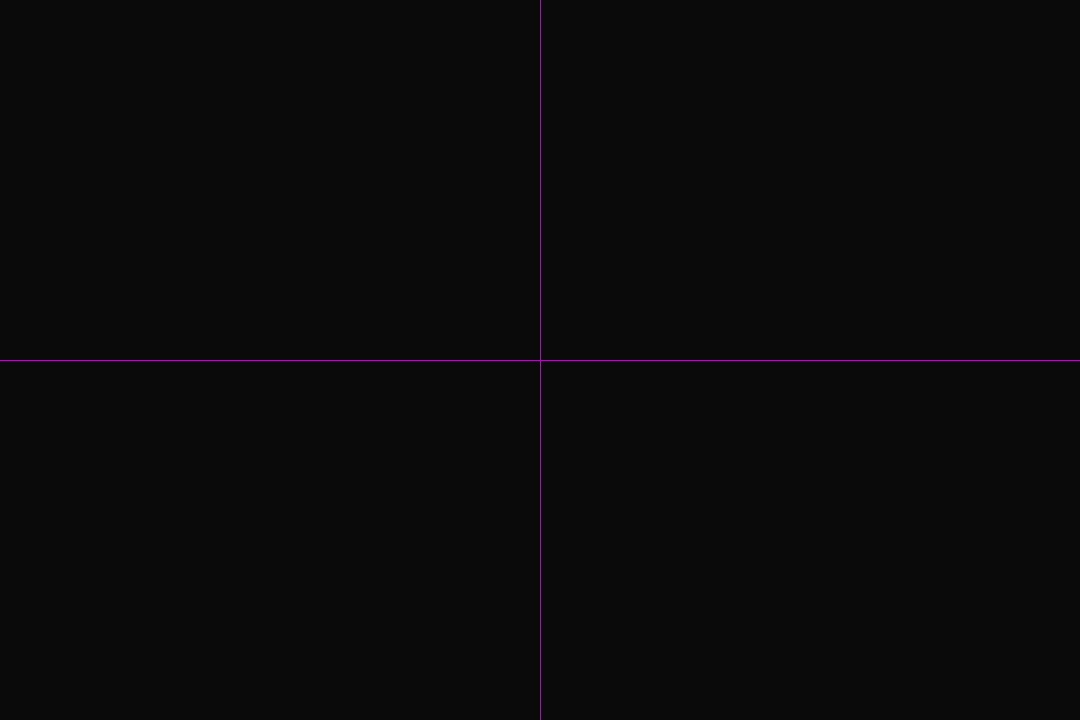
Frame 1 (no input)
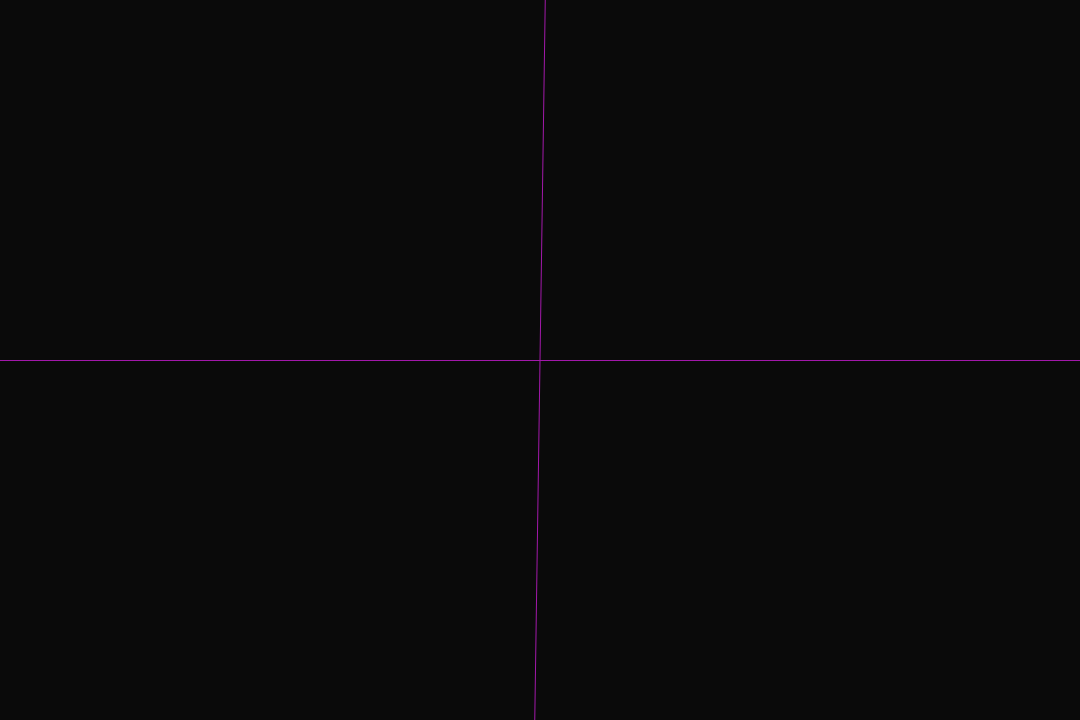
Frame 60 (the mouse pressed at the canvas centre just before this capture)
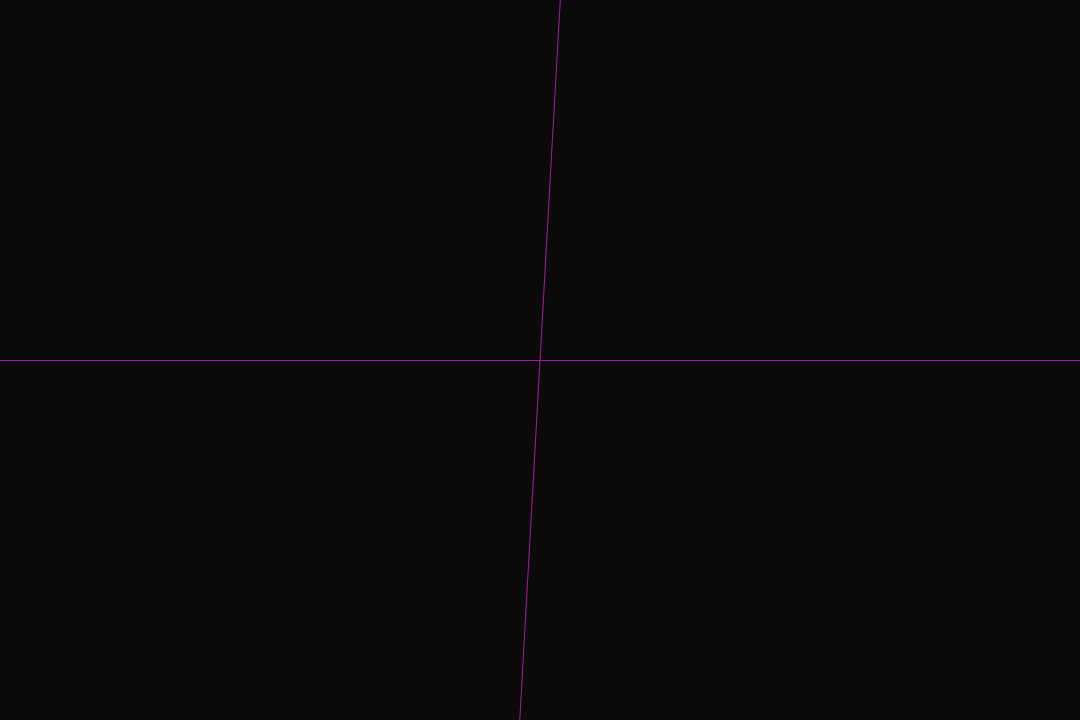
Frame 120 (the mouse held since frame 60 and released just before this capture)

The Processing sketch that drew these frames (run headless with seeded random() and noise(); from frame 60 on, the mouse is pressed at the canvas centre):

// Processing sketch: coordinates
// ── coordinates.pde
float time;
float dt = 0.001;
OrthogonalShearScaleDecomposition qrs;

void setup() {
  size(1080,720);
  time = 0;
  vectorsandmatrix();
  qrs = new OrthogonalShearScaleDecomposition(transform);
}

void draw() {
  background(backgroundColor);
  translate(width/2, height/2);
 
  scale(1,-1);
  transform(time);
  displayAxis();
  time = time + dt;
  if (time > 2) {
   time = 0; 
  }
}

void displayAxis() {
  stroke(purple);
  fill(white);
  displayXYGraph("", "", width, height);
}

void transform(float t) {
  if (t <= 0) {
       return;
     }
     else if (t <= 1.0/3.0) {
       shearX(qrs.shearAngle*interpolationFunction(3*t));
     } else if (t <= 2.0/3.0 ) {
       shearX(qrs.shearAngle);
       float it = interpolationFunction(3*(t - 1.0/3.0));
       scale(it-1 + qrs.scaleX*it,it-1  + qrs.scaleY*it);
     } else if (t <= 1) {
       shearX(qrs.shearAngle);
       scale(qrs.scaleX, qrs.scaleY);
       rotate(qrs.rotationAngle*interpolationFunction(3*(t - 2.0/3.0)));
     } else {
        shearX(qrs.shearAngle);
       scale(qrs.scaleX, qrs.scaleY);
       rotate(qrs.rotationAngle);
     } 
}

// ── Parameters.pde
//region you see in the plot
final static float[] xRange = {-25, 25};
final static float[] yRange = {-25, 25};

ArrayList<tVector> basevectors;
tMatrix transform;

void vectorsandmatrix() {
    //vectors
   basevectors = new ArrayList<tVector>();
   basevectors.add(new tVector(1,2));
   basevectors.add(new tVector(-1, 4));
  
  //matrix
   transform = new tMatrix(4, 2, -3, 1);
}

// ── graphingcode.pde
color white = color(255,255,255);
color green = color(45,245,0);
color purple = color(162,24,170);
color backgroundColor = color(10,10,10);

PVector pixelScale(float x, float y) {
   float xPix = x*width/(xRange[1] - xRange[0]);
   float yPix = y*width/(yRange[1] - yRange[0]);
   return new PVector(xPix, yPix);
}

void displayXYGraph(String xText, String yText, float xSize, float ySize) {
  line(-xSize, 0, xSize, 0);
  line(0, -ySize, 0, ySize);
  textSize(40);
  text(xText, width/3, 0);
  text(yText, 0, -height/3);
}

// ── linearalgebramethods.pde
class tVector {
  float x;
  float y;
  
  tVector(float xp, float yp) {
    x = xp;
    y = yp;
  }
  
  tVector(tVector v) {
    x = v.x;
    y = v.y;
  }
  
}

class tMatrix {
  
  tVector row1;
  tVector row2;
  
  tVector column1;
  tVector column2;
  
  tMatrix(float a11p, float a12p, float a21p, float a22p) {
    row1 = new tVector(a11p,a12p);
    row2 = new tVector(a21p, a22p);
    
    column1 = new tVector(row1.x, row2.x);
    column2 = new tVector(row1.y, row2.y);
  }
  
  tMatrix(tVector r1, tVector r2) {
    row1 = new tVector(r1);
    row2 = new tVector(r2);
    column1 = new tVector(row1.x, row2.x);
    column2 = new tVector(row1.y, row2.y);
  }
  
  void printMatrix() {
    println("{{" + row1.x + "," +  row1.y + "},{" + row2.x + "," + row2.y +"}}");
  }
  
  
}

float angleFromTo(tVector from, tVector to) {
  tVector nFrom = normalize(from);
  tVector nTo = normalize(to);
  float theta =  acos(dotProduct(nFrom, nTo));
  if (to.y < 0) {
     theta = -theta;
  }
  return theta;
}

tVector add(tVector v1, tVector v2) {
  return new tVector(v1.x + v2.x, v1.y + v2.y); 
}

tVector subtract(tVector v1, tVector v2) {
  return add(v1, multiply(-1, v2));
}

float dotProduct(tVector v1, tVector v2) {
  return v1.x*v2.x + v1.y*v2.y; 
}

tVector multiply(tMatrix m, tVector v) {
  float x = dotProduct(m.row1, v);
  float y = dotProduct(m.row2, v);
  return new tVector(x,y);
}

tVector multiply(float c, tVector v) {
  return new tVector(c*v.x, c*v.y);
}

tMatrix transpose(tMatrix m) {
  return new tMatrix(m.row1.x, m.row2.x, m.row1.y, m.row2.y); 
}

tMatrix multiply(tMatrix m1, tMatrix m2) {  
  float a11 = dotProduct(m1.row1, m2.column1);
  float a12 = dotProduct(m1.row1, m2.column2);
  float a21 = dotProduct(m1.row2, m2.column1);
  float a22 = dotProduct(m1.row2, m2.column2);
  return new tMatrix(a11, a12, a21, a22);
}

tMatrix multiply(float c, tMatrix m) {
  return new tMatrix(multiply(c, m.row1), multiply(c, m.row2));
}

tMatrix add(tMatrix m1, tMatrix m2) {
  return new tMatrix(add(m1.row1 ,m2.row1), add(m1.row2 ,m2.row2) );
}

tMatrix identity() {
  return new tMatrix(1,0,0,1); 
}

tMatrix zeroMatrix() {
   return new tMatrix(0,0,0,0); 
}

tMatrix rotation(float t) {
  return new tMatrix(cos(t),-sin(t), sin(t), cos(t)); 
}

tMatrix xMirror() {
  return new tMatrix(1,0,0,-1); 
}

float determinant(tMatrix m) {
  return m.row1.x*m.row2.y - m.row1.y*m.row2.x; 
}

tMatrix add(tMatrix ... a) {
   tMatrix current = zeroMatrix();
   for (tMatrix m : a) {
     current = add(current, m);
   }
   return current;
}

tMatrix power(tMatrix m, int n) {
  tMatrix current = identity();
  for (int i = 0; i < n; i++) {
    current = multiply(current, m); 
  }
  return current;
}


tVector projection(tVector u, tVector a) {
  float numerator = dotProduct(u,a);
  float den = dotProduct(u,u);
  if (den == 0) {
    return multiply(0, u); 
  } else {
    return multiply(numerator/den, u);
  }
}

float norm(tVector u) {
  return sqrt(dotProduct(u,u));
}

tVector normalize(tVector u) {
  if (norm(u) == 0) {
    return multiply(0, u); 
  } else {
    return multiply((float)(1/norm(u)), u); 
  }
}

tMatrix QMatrix(tMatrix m) {
  tVector u1 = m.column1;
  tVector u2 = subtract(m.column2, projection(u1, m.column2));
  tVector nu1 = normalize(u1);
  tVector nu2 = normalize(u2);
  return transpose(new tMatrix(nu1, nu2));
}

tMatrix RMatrix(tMatrix m) {
  tVector u1 = m.column1;
  tVector u2 = subtract(m.column2, projection(u1, m.column2));
  tVector e1 = normalize(u1);
  tVector e2 = normalize(u2);
  float a11 = dotProduct(e1, m.column1);
  float a12 = dotProduct(e1, m.column2);
  float a21 = 0;
  float a22 = dotProduct(e2, m.column2);
  return new tMatrix(a11, a12, a21, a22);
}

class DecomposedMatrix {

  tMatrix r;
  tMatrix q;
  float rotationAngle;
  
  DecomposedMatrix(tMatrix m) {
    r = RMatrix(m);
    q = QMatrix(m);
    tVector e1 = new tVector(1,0);
    rotationAngle = angleFromTo(e1, multiply(q,e1));
    if (determinant(q) < 0) {
      r = multiply(xMirror(), r);
      q = multiply( q, xMirror());
    } 
  }
  
  tMatrix interpolatedR(float t) {
     tMatrix rTerm = multiply(interpolationFunction(t), r);
     tMatrix iTerm = multiply(1-interpolationFunction(t), identity());
     return add(rTerm, iTerm);
   }
   
   tMatrix interpolatedQ(float t) {
     return rotation(rotationAngle*interpolationFunction(t));
   }
   
   tMatrix interpolate(float t) {
     if (t < 0) {
       return identity();
     }
     else if (t < .5) {
       return interpolatedR(2*t); 
     } else if (t < 1) {
       return multiply(interpolatedQ(2*(t - .5)), r);
     } else {
        return multiply(q, r); 
     }
   }
  
}

class OrthogonalShearScaleDecomposition {

  
  tMatrix orthogonal;
  tMatrix shear;
  tMatrix scale;
  
  float rotationAngle;
  float scaleX;
  float scaleY;
  float shearAngle;
  
  OrthogonalShearScaleDecomposition(tMatrix m) {
    tMatrix r = RMatrix(m);
    orthogonal = QMatrix(m);
    tVector e1 = new tVector(1,0);
    rotationAngle = angleFromTo(e1, multiply(orthogonal,e1));
    if (determinant(orthogonal) < 0) {
      r = multiply(xMirror(), r);
      orthogonal = multiply( orthogonal, xMirror());
    } 
    float upperleft = r.row1.x;
    float upperright = r.row1.y;
    float lowerright = r.row2.y;
    
    float upperRightShear;
    if (upperleft == 0) {
       upperRightShear = 0;
    } else {
      upperRightShear = upperright/upperleft;
    }
    
    scale = new tMatrix(upperleft, 0, 0, lowerright);
    shear = new tMatrix(1, upperRightShear, 0, 1);
    scaleX = upperleft;
    scaleY = lowerright;
    
    tVector e2 = new tVector(0,1);
    tVector shift = new tVector(upperRightShear, 1);
    shearAngle = angleFromTo(e2, shift);
    
  }
  
  tMatrix interpolatedScale(float t) {
     tMatrix rTerm = multiply(interpolationFunction(t), scale);
     tMatrix iTerm = multiply(1-interpolationFunction(t), identity());
     return add(rTerm, iTerm);
   }
   
   tMatrix interpolatedShear(float t) {
     tMatrix rTerm = multiply(interpolationFunction(t), shear);
     tMatrix iTerm = multiply(1-interpolationFunction(t), identity());
     return add(rTerm, iTerm);
   }
   
   tMatrix interpolatedOrthogonal(float t) {
     return rotation(rotationAngle*interpolationFunction(t));
   }
   
   tMatrix interpolate(float t) {
     if (t <= 0) {
       return identity();
     }
     else if (t <= 1.0/3.0) {
       return interpolatedShear(3*t); 
     } else if (t <= 2.0/3.0 ) {
       return multiply(interpolatedScale(3*(t - 1.0/3.0)), shear);
     } else if (t <= 1) {
       return multiply(interpolatedOrthogonal(3*(t - 2.0/3.0)), multiply(scale, shear));
     } else {
        return multiply(multiply(orthogonal, scale), shear); 
     }
   }
  
}


float interpolationFunction(float t) {
  return (sin(t*PI - PI/2) + 1)/2.0;
}
